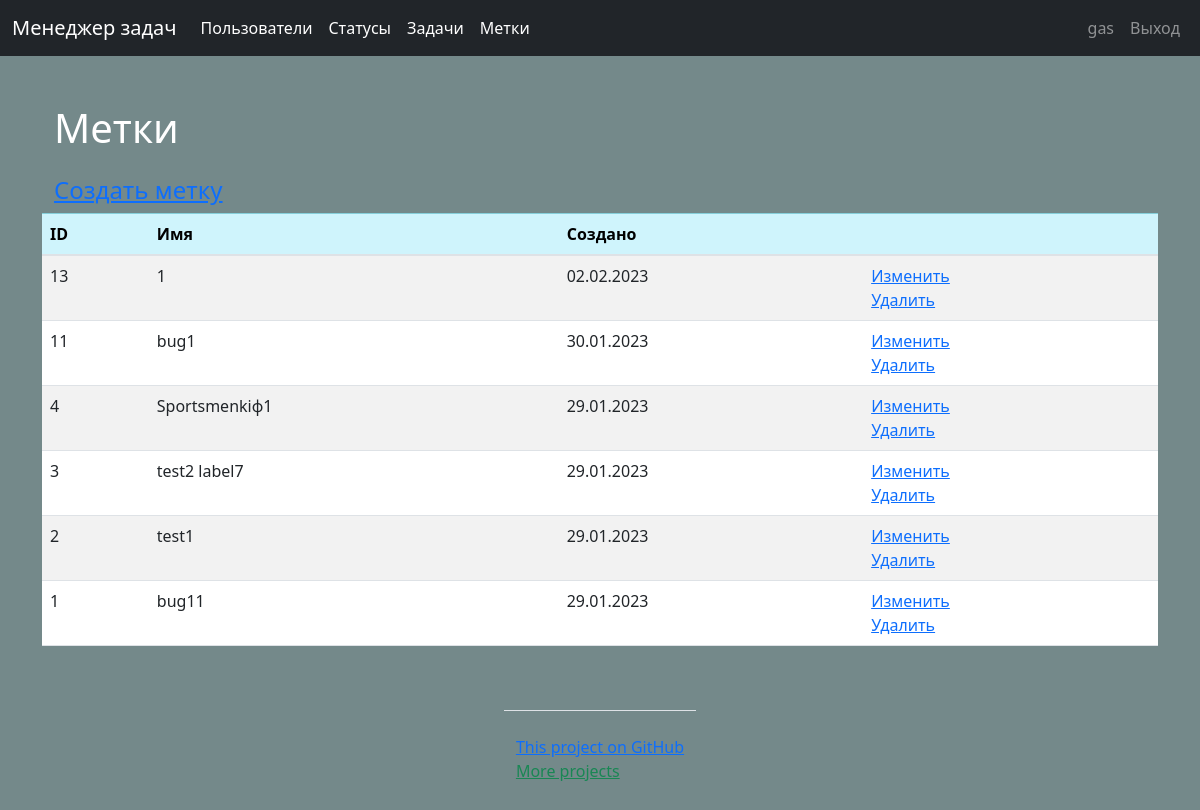
The app's page /labels/ (signed in), older data.
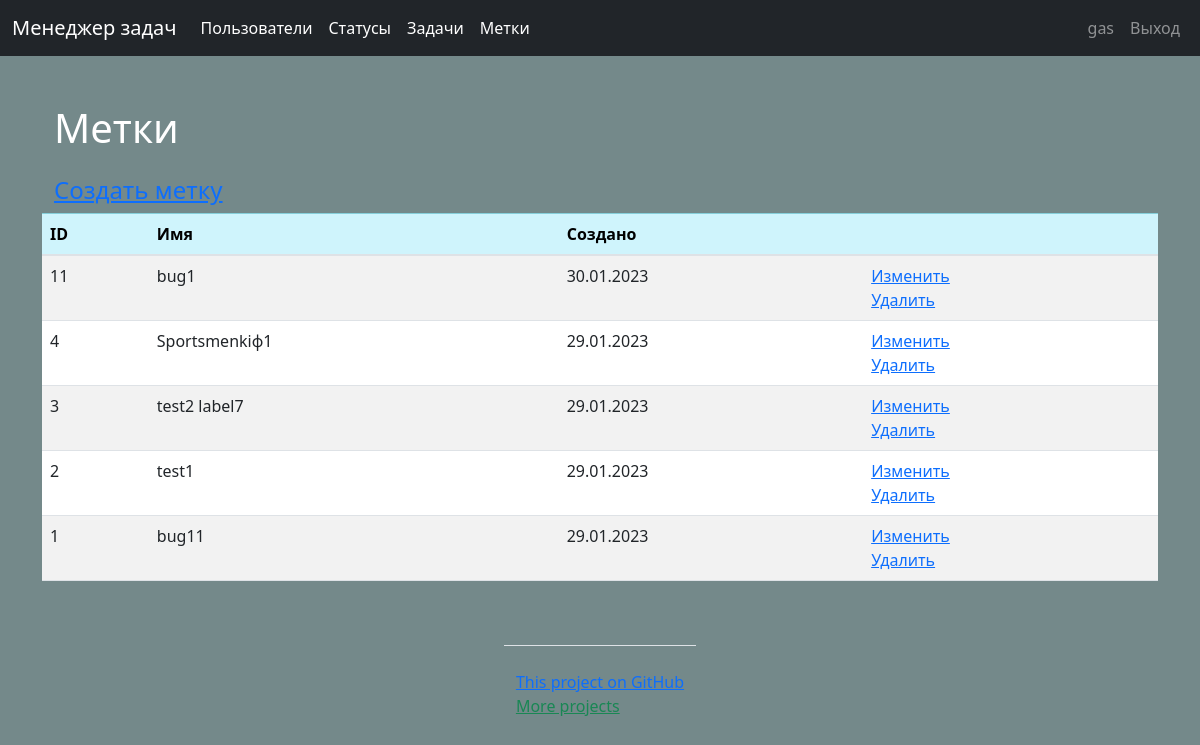
The same page, newer data.
### labels/models.py (models this page shows, shortened)
class Labels(models.Model):
    name = models.CharField(max_length=250, unique=True, verbose_name=_('Label name'))
    created_at = models.DateTimeField(auto_now_add=True)
    update_at = models.DateTimeField(auto_now=True)
    class Meta:
        verbose_name = _("=Label=")
        verbose_name_plural = _("=Labels=")
        ordering = ['-created_at']

### labels/views.py (the view)
# urls.py: path('', LabelsListView.as_view(), name='labels'),
class LabelsListView(LabelsMixin, ListView):  # modelname_list.html.
    extra_context = {'title': _('Labels'), 'btn': _('Create label'), 'btn_update': _('Update'),
                     'btn_delete': _('Delete'), 'btn_create': _('Create label')}
    context_object_name = 'labels'

### task_manager/templates/labels/labels_list.html (shortened to what this page needs)
{% extends 'base.html' %}
{% load bootstrap4 %}
{% load i18n %}
    {% block content %}
    <div class="container wrapper flex-grow-1">
        <h1 class="my-4">{{ title }}</h1>
        <h4><a href="{% url 'create_label' %}"> {{ btn_create }}</a> </h4>
    </div>
    <table class="table table-striped ">
        <thead>
        <tr class="table-info">
            <th scope="col">ID</th>
            <th scope="col">{% translate 'Name' %}</th>
            <th scope="col">{% trans 'Created at' %}</th>
            <th></th>
        </tr>
        </thead>
        <tbody>
        {% for label in labels %}
        <tr>
            <td>{{label.id}}</td>
            <td>{{label.name}}</td>
            <td>{{label.created_at|date:"d.m.Y"}}</td>
            <td>
                <a href="{% url 'update_label' label.pk %}">{{btn_update}}</a>
                <br>
                <a href="{% url 'delete_label' label.pk %}">{{btn_delete}}</a>
            </td>
        </tr>
        {% endfor %}
        </tbody>
    </table>
    {% endblock %}

Row changes from the older to the newer data that the page shows:
removed Labels: id "13", name "1", created_at "02.02.2023", btn_update "Изменить", btn_delete "Удалить"
